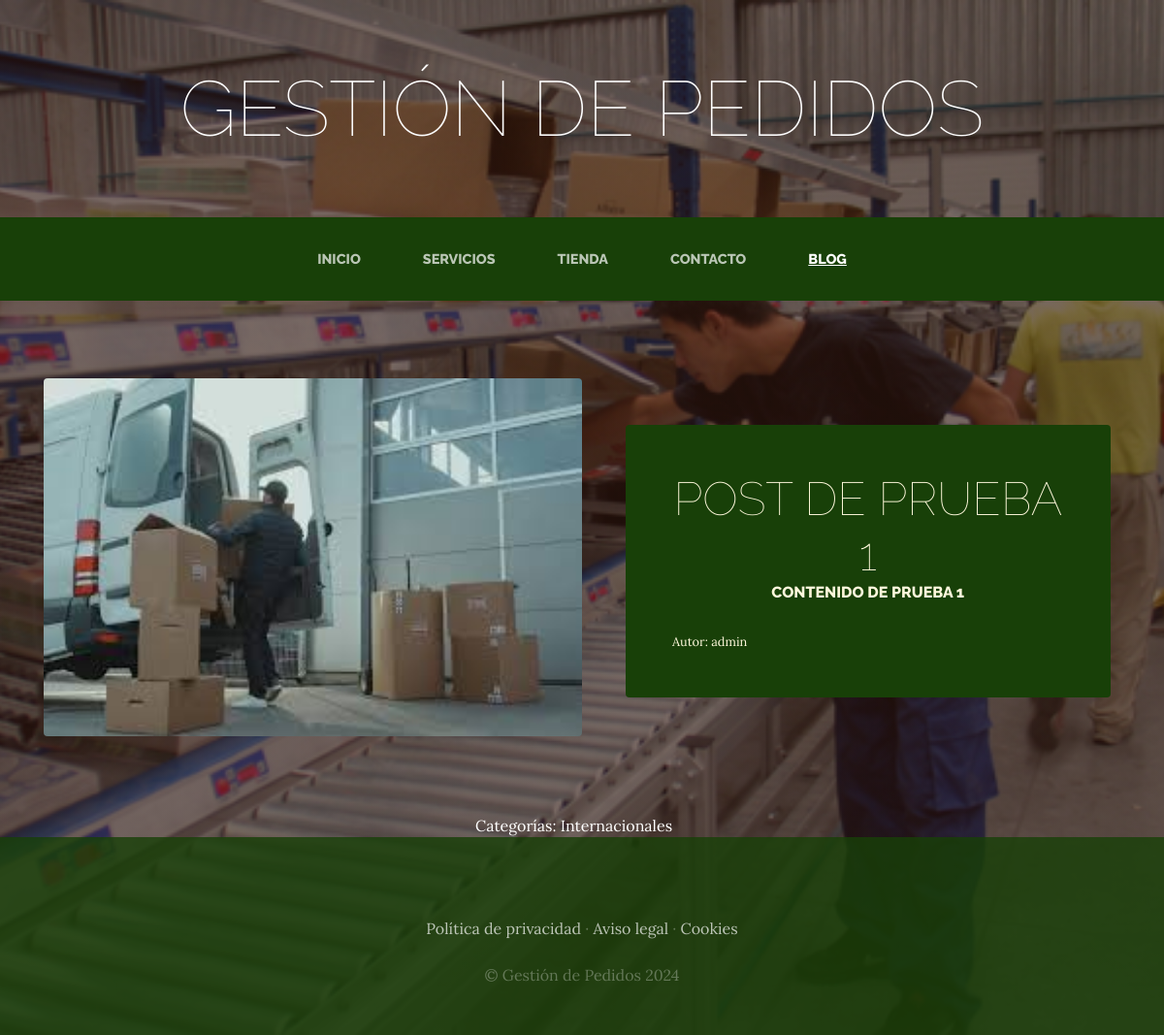
Page /blog/categoria/1 on the committed database.
### blog/models.py (models this page shows, shortened)
class Post(models.Model):
    titulo = models.CharField(max_length=50)
    contenido = models.CharField(max_length=50)
    imagen = models.ImageField(upload_to="blog", null=True, blank=True)
    autor = models.ForeignKey(User, on_delete=models.CASCADE)
    categorias = models.ManyToManyField(Categoria)
    created = models.DateTimeField(auto_now_add=True)
    update = models.DateTimeField(auto_now_add=True)
    class Meta:
        verbose_name = 'post'
        verbose_name_plural = 'posts'

class Categoria(models.Model):
    nombre = models.CharField(max_length=50)
    created = models.DateTimeField(auto_now_add=True)
    update = models.DateTimeField(auto_now_add=True)
    class Meta:
        verbose_name = 'categoria'
        verbose_name_plural = 'categorias'

### blog/views.py (the view)
# urls.py: path('categoria/<categoria_id>', views.categoria, name='categoria' ),
def categoria(request, categoria_id):
    categoria = Categoria.objects.get(id = categoria_id)
    posts = Post.objects.filter(categorias = categoria)
    return render(request, "blog/categoria.html", {'categoria': categoria, 'posts': posts})

### carro/context_processors.py (called while the page is built)
def importe_total_carro(request):
    total = 0
    if request.user.is_authenticated:
        for key, value in request.session.get("carro", {}).items():
            total += float(value["precio"]) * value["cantidad"]
    return {"importe_total_carro": total}

### blog/templates/blog/categoria.html
{% extends "ProyectoWebApp/base.html" %}
{% load static %}
{% block content %}
    {% for post in posts %}
    <section class="page-section clearfix">
        <div class="container">
          <div class="intro">
            <img class="intro-img img-fluid mb-3 mb-lg-0 rounded" src="{{post.imagen.url}}" alt="" style="width: 50%;">
            <div class="intro-text left-0 text-center bg-faded p-5 rounded">
              <h2 class="section-heading mb-4" >
                <span class="section-heading-lower">{{post.titulo}}</span>
                <span class="section-heading-upper">{{post.contenido}}</span>
              </h2>
              <div style="text-align: left; font-size: 0.8em;">
                Autor: {{post.autor}}
              </div>
            </div>
          </div>
        </div>
      </section>
    {% endfor %}
    <section>
      <div style="width: 75%; margin: auto; text-align: center; color: white;">
        Categorías:
        {% for post in posts %}
          {% for categoria in post.categorias.all %}
            {{categoria.nombre}} &nbsp;&nbsp;&nbsp;
          {% endfor %}
        {% endfor %}
      </div>
    </section>
{% endblock %}

### ProyectoWebApp/static/ProyectoWebApp/css/gestion.css (style rules this page uses)
body { font-family: 'Lora'; background: linear-gradient(rgba(47, 23, 15, 0.65), rgba(47, 23, 15, 0.65)), url("../img/bg_main.jpg"); background-attachment: fixed; background-position: center; background-size: cover; }
h1, h2, h3, h4, h5, h6 { font-family: 'Raleway'; }
.page-section { margin-top: 5rem; margin-bottom: 5rem; }
.section-heading { text-transform: uppercase; }
.section-heading .section-heading-upper { display: block; font-size: 1rem; font-weight: 800; padding-bottom:.5rem; }
.section-heading .section-heading-lower { display: block; font-size: 3rem; font-weight: 100; }
.bg-faded { background-color: rgba(255, 255, 255, 0.85); }
.intro { position: relative; }
@media (min-width: 992px) { .intro .intro-img { width: 75%; float: left; } }
@media (min-width: 992px) { .intro .intro-text { left: 600; width: 60%; margin-top: 3rem; background-color: rgba(24, 64, 8); color: cornsilk; position: absolute; } }
@media (min-width: 1200px) { .intro .intro-text { width: 45%; } }

### rows in the picture
Post: imagen (picture), titulo "POST DE PRUEBA 1", contenido "CONTENIDO DE PRUEBA 1", autor "admin"
Categoria: nombre "Internacionales"
